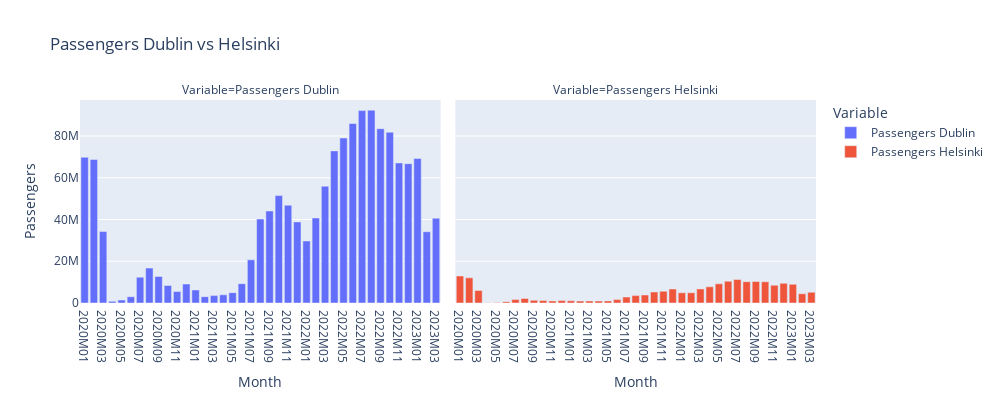

Notebook code for this chart:
### Code cell
# Select the columns for comparison
columns_to_compare = ['Passengers Dublin',  'Passengers Helsinki']

# Melt the DataFrame to long format for easy plotting
melted_df1 = pd.melt(merged_data_CapitalCS, id_vars=['Month'], value_vars=columns_to_compare, var_name='Variable', value_name='Value')

# Create a dropdown menu for variable selection
variable_dropdown = [dict(label=col, method='update', args=[{'visible': melted_df1['Variable'] == col}, {'title.text': f'Comparison of {col}'}]) for col in melted_df1['Variable'].unique()]

# Create side-by-side bar charts with multiple y-axes
fig = px.bar(melted_df1, x='Month', y='Value', color='Variable', facet_col='Variable',
             labels={'Value': 'Passengers'},
             title='Passengers Dublin vs Helsinki',
             height=400, width=1000)



# Show the figure
fig.show()

### Figure 1 — Plotly figure (JSON) as saved in the notebook; plotly's stock layout.template omitted (floating-point values rounded to 4 significant figures)
{"data": [{"alignmentgroup": "True", "hovertemplate": "Variable=Passengers Dublin<br>Month=%{x}<br>Passengers=%{y}<extra></extra>", "legendgroup": "Passengers Dublin", "marker": {"color": "#636efa", "pattern": {"shape": ""}}, "name": "Passengers Dublin", "offsetgroup": "Passengers Dublin", "orientation": "v", "showlegend": true, "textposition": "auto", "type": "bar", "x": ["2020M01", "2020M02", "2020M03", "2020M04", "2020M05", "2020M06", "2020M07", "2020M08", "2020M09", "2020M10", "2020M11", "2020M12", "2021M01", "2021M02", "2021M03", "2021M04", "2021M05", "2021M06", "2021M07", "2021M08", "2021M09", "2021M10", "2021M11", "2021M12", "2022M01", "2022M02", "2022M03", "2022M04", "2022M05", "2022M06", "2022M07", "2022M08", "2022M09", "2022M10", "2022M11", "2022M12", "2023M01", "2023M02", "2023M03"], "xaxis": "x", "y": [69842400, 68731800, 34218000, 791400, 1427800, 2988600, 12359400, 16713000, 12715400, 8379600, 5514000, 9096000, 6265800, 3047800, 3533600, 3927800, 4957600, 9270800, 20677800, 40227600, 44093400, 51445000, 46828600, 38859000, 29707800, 40740200, 55956000, 72879400, 79029800, 85992800, 92170400, 92395800, 83508200, 81824800, 67121200, 66770000.0, 69249800, 34141600, 40635100], "yaxis": "y"}, {"alignmentgroup": "True", "hovertemplate": "Variable=Passengers Helsinki<br>Month=%{x}<br>Passengers=%{y}<extra></extra>", "legendgroup": "Passengers Helsinki", "marker": {"color": "#EF553B", "pattern": {"shape": ""}}, "name": "Passengers Helsinki", "offsetgroup": "Passengers Helsinki", "orientation": "v", "showlegend": true, "textposition": "auto", "type": "bar", "x": ["2020M01", "2020M02", "2020M03", "2020M04", "2020M05", "2020M06", "2020M07", "2020M08", "2020M09", "2020M10", "2020M11", "2020M12", "2021M01", "2021M02", "2021M03", "2021M04", "2021M05", "2021M06", "2021M07", "2021M08", "2021M09", "2021M10", "2021M11", "2021M12", "2022M01", "2022M02", "2022M03", "2022M04", "2022M05", "2022M06", "2022M07", "2022M08", "2022M09", "2022M10", "2022M11", "2022M12", "2023M01", "2023M02", "2023M03"], "xaxis": "x2", "y": [12934216, 12053056, 6004272, 171504, 293496, 657264, 1735184, 2185824, 1297120, 1182768, 981944, 1183216, 1064104, 924808, 956744, 915480, 1002088, 1622224, 2850024, 3557224, 3839688, 5285464, 5641920, 6702544, 4889872, 4915416, 6759392, 7760752, 9187552, 10447648, 11247256, 10230160, 10299696, 10161072, 8497928, 9424872, 8969392, 4428264, 5148608], "yaxis": "y2"}], "layout": {"annotations": [{"font": {}, "showarrow": false, "text": "Variable=Passengers Dublin", "x": 0.245, "xanchor": "center", "xref": "paper", "y": 1, "yanchor": "bottom", "yref": "paper"}, {"font": {}, "showarrow": false, "text": "Variable=Passengers Helsinki", "x": 0.755, "xanchor": "center", "xref": "paper", "y": 1, "yanchor": "bottom", "yref": "paper"}], "barmode": "relative", "height": 400, "legend": {"title": {"text": "Variable"}, "tracegroupgap": 0}, "title": {"text": "Passengers Dublin vs Helsinki"}, "width": 1000, "xaxis": {"anchor": "y", "domain": [0, 0.49], "title": {"text": "Month"}}, "xaxis2": {"anchor": "y2", "domain": [0.51, 1], "matches": "x", "title": {"text": "Month"}}, "yaxis": {"anchor": "x", "domain": [0, 1], "title": {"text": "Passengers"}}, "yaxis2": {"anchor": "x2", "domain": [0, 1], "matches": "y", "showticklabels": false}}}
